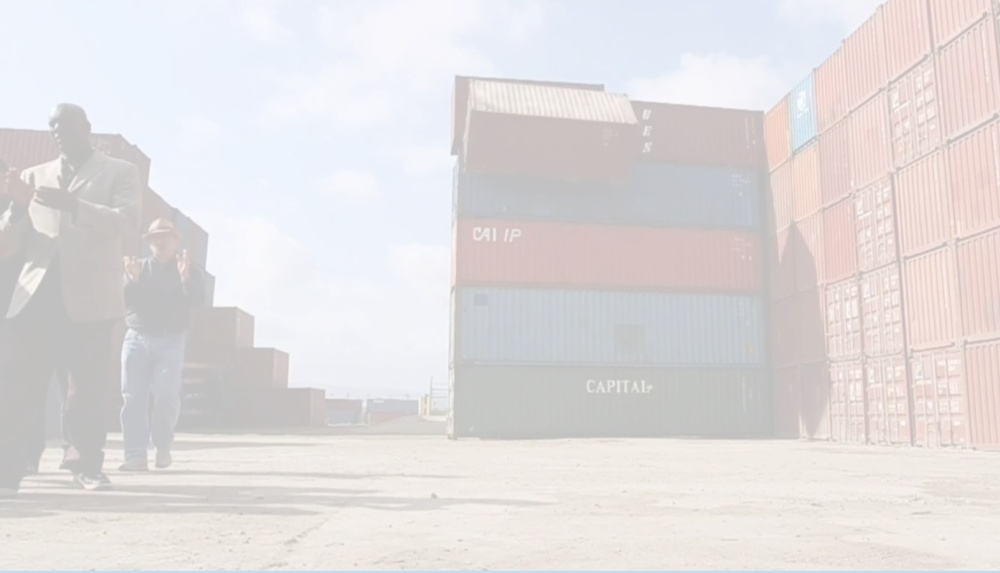
#> input picture cla/1.jpg, 1000 x 573 px, shrunk from 1359 x 779 before the run
$ python -i dehaze.py   (imports and definitions only)   (older library calls are emulated)
#> lines starting #> are read from the running program, lines starting #| are printed output that depends on the picture
# -*- coding: utf-8 -*-
import cv2
import numpy as np
import argparse


def dark_channel(img, size = 15):
    r, g, b = cv2.split(img)
    min_img = cv2.min(r, cv2.min(g, b))
    kernel = cv2.getStructuringElement(cv2.MORPH_RECT, (size, size))
    dc_img = cv2.erode(min_img,kernel)
    return dc_img


def get_atmo(img, percent = 0.001):
    mean_perpix = np.mean(img, axis = 2).reshape(-1)
    mean_topper = mean_perpix[:int(img.shape[0] * img.shape[1] * percent)]
    return np.mean(mean_topper)


def get_trans(img, atom, w = 0.95):
    x = img / atom
    t = 1 - w * dark_channel(x, 15)
    return t


def guided_filter(p, i, r, e):
    """
    :param p: input image
    :param i: guidance image
    :param r: radius
    :param e: regularization
    :return: filtering output q
    """
    #1
    mean_I = cv2.boxFilter(i, cv2.CV_64F, (r, r))
    mean_p = cv2.boxFilter(p, cv2.CV_64F, (r, r))
    corr_I = cv2.boxFilter(i * i, cv2.CV_64F, (r, r))
    corr_Ip = cv2.boxFilter(i * p, cv2.CV_64F, (r, r))
    #2
    var_I = corr_I - mean_I * mean_I
    cov_Ip = corr_Ip - mean_I * mean_p
    #3
    a = cov_Ip / (var_I + e)
    b = mean_p - a * mean_I
    #4
    mean_a = cv2.boxFilter(a, cv2.CV_64F, (r, r))
    mean_b = cv2.boxFilter(b, cv2.CV_64F, (r, r))
    #5
    q = mean_a * i + mean_b
    return q


def dehaze(path, output = None):
#> called with path = 'cla/1.jpg'
    im = cv2.imread(path)
#> im is the input picture: shape (573, 1000, 3); mean B, G, R 221.7, 221.3, 225.1
    img = im.astype('float64') / 255
    img_gray = cv2.cvtColor(im, cv2.COLOR_BGR2GRAY).astype('float64') / 255

    atom = get_atmo(img)
#> in get_atmo, `mean_topper = mean_perpix[:int(img.shape[0] * img.shape[1] * percent)]`: mean_topper = 573 values, max 0.976 at index 405, min 0.922 at index 550, mean 0.959
#> atom = 0.959
    trans = get_trans(img, atom)
    trans_guided = guided_filter(trans, img_gray, 20, 0.0001)
#> in guided_filter, `corr_I = cv2.boxFilter(i * i, cv2.CV_64F, (r, r))`:
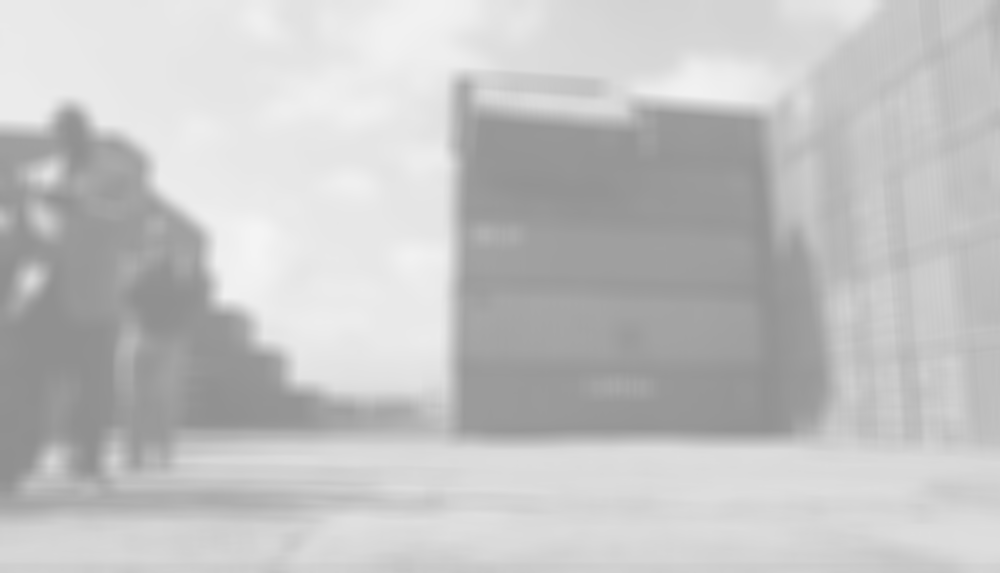
#> corr_I: shape (573, 1000) float64; min 0.567, max 0.96, mean 0.767
#> in guided_filter, `cov_Ip = corr_Ip - mean_I * mean_p`:
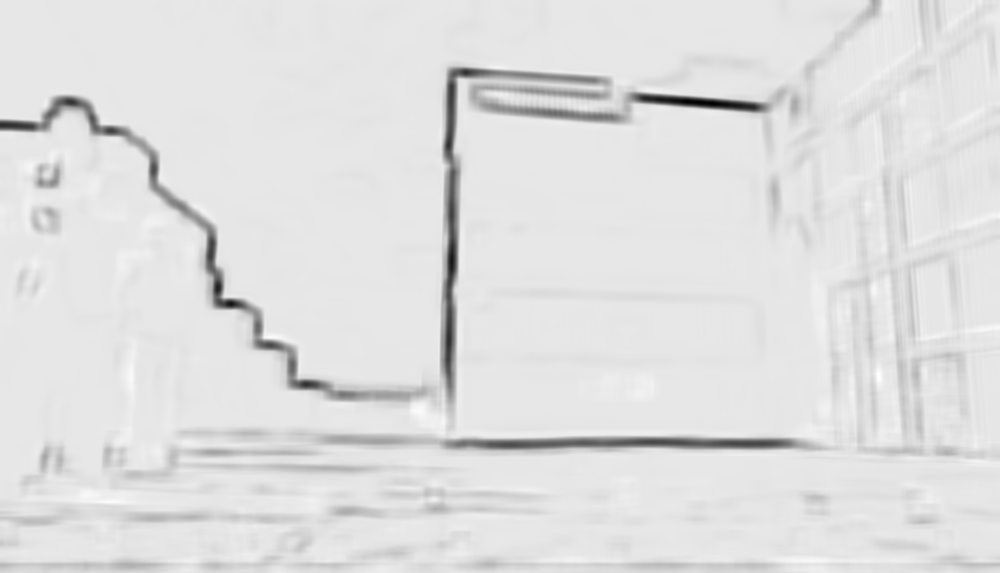
#> cov_Ip: shape (573, 1000) float64; min -0.00399, max 0.000412, mean -0.000123; drawn with min black and max white
#> in guided_filter, `b = mean_p - a * mean_I`:
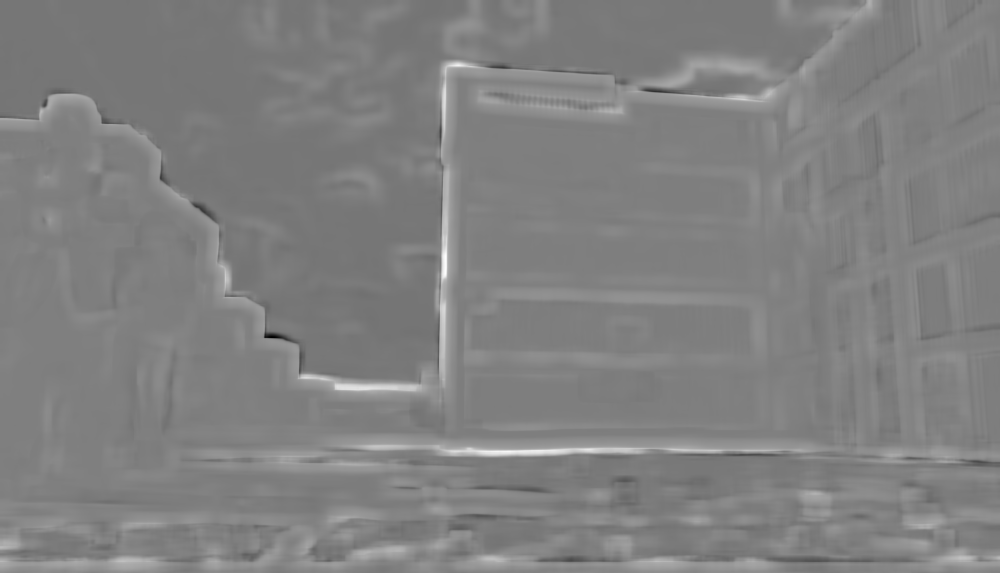
#> b: shape (573, 1000) float64; min -2.37, max 2.9, mean 0.293; drawn with min black and max white
#> in guided_filter, `mean_a = cv2.boxFilter(a, cv2.CV_64F, (r, r))`:
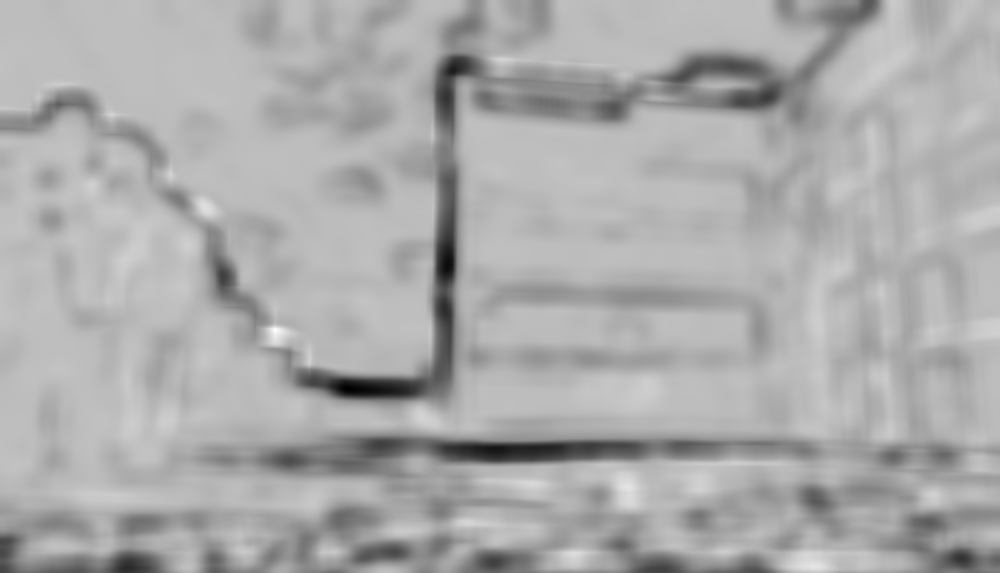
#> mean_a: shape (573, 1000) float64; min -1.17, max 0.399, mean -0.117; drawn with min black and max white
#> in guided_filter, `mean_b = cv2.boxFilter(b, cv2.CV_64F, (r, r))`:
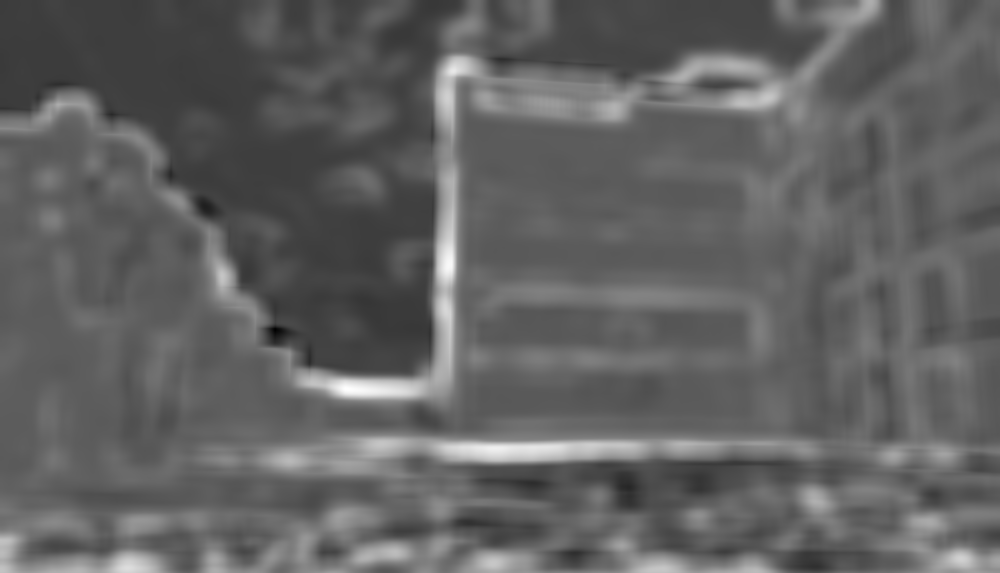
#> mean_b: shape (573, 1000) float64; min -0.292, max 1.23, mean 0.293; drawn with min black and max white
#> in guided_filter, `q = mean_a * i + mean_b`:
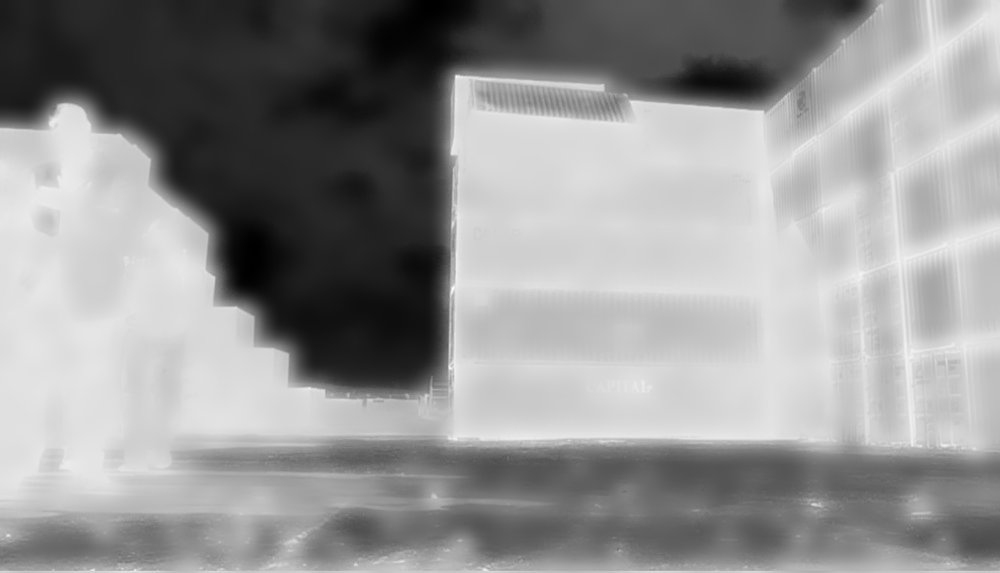
#> q: shape (573, 1000) float64; min 0.042, max 0.292, mean 0.188; drawn with min black and max white
    trans_guided = cv2.max(trans_guided, 0.25)
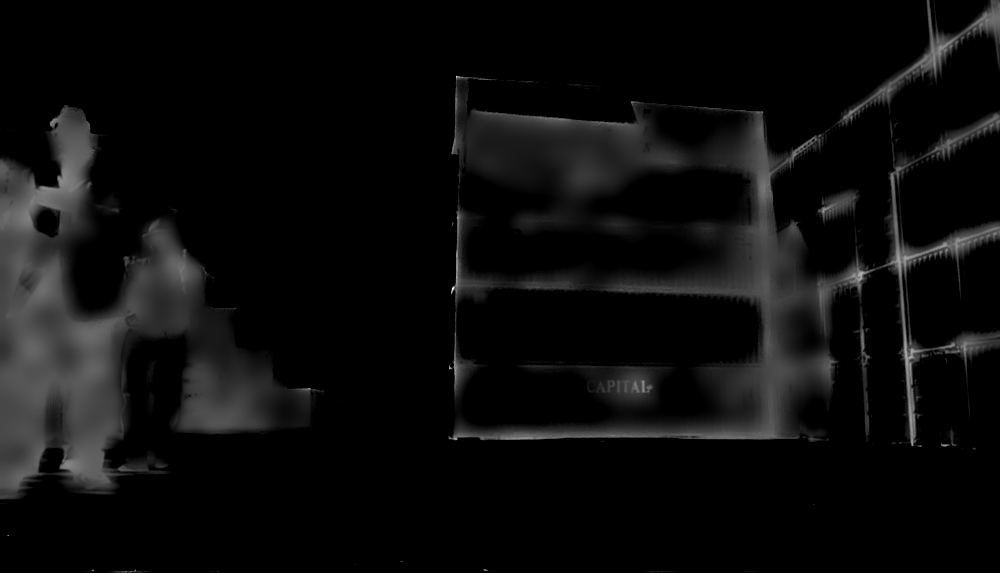
#> trans_guided: shape (573, 1000) float64; min 0.25, max 0.292, mean 0.252; drawn with min black and max white

    result = np.empty_like(img)
    for i in range(3):
        result[:, :, i] = (img[:, :, i] - atom) / trans_guided + atom

    cv2.imshow("source",img)
    cv2.imshow("result", result)
    cv2.waitKey()
    if output is not None:
        cv2.imwrite(output, result * 255)


parser = argparse.ArgumentParser()
# [10 lines not run here, left out]

>>> result = dehaze('cla/1.jpg')
